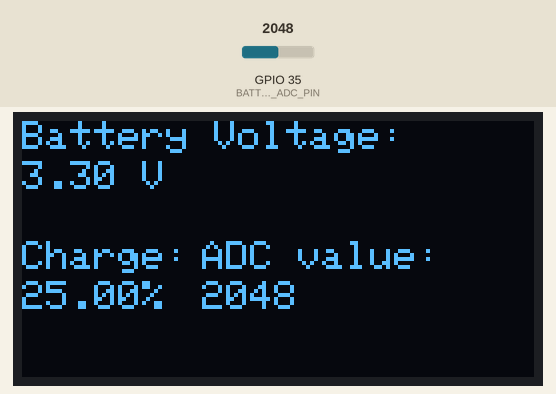
A sketch run on a simulated ESP32. Shown: 128×64 one-colour display. Inputs (shaded band) come from the test bench; at power-on: GPIO 35 (BATTERY_ADC_PIN) = 2048. What the sketch prints to the serial monitor is not drawn.

Above: at 1.2 s.
1.3 s: GPIO 35 (BATTERY_ADC_PIN) set to 2866
At 3.3 s:
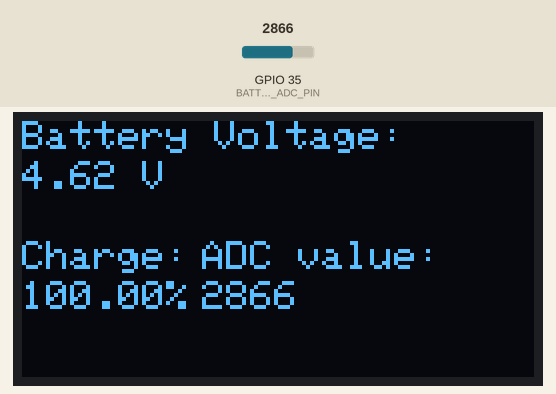
3.6 s: GPIO 35 (BATTERY_ADC_PIN) set to 3603
At 4.6 s:
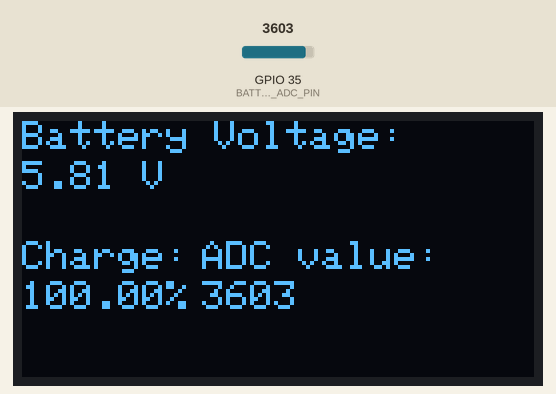
5.7 s: GPIO 35 (BATTERY_ADC_PIN) set to 4095
At 6.8 s:
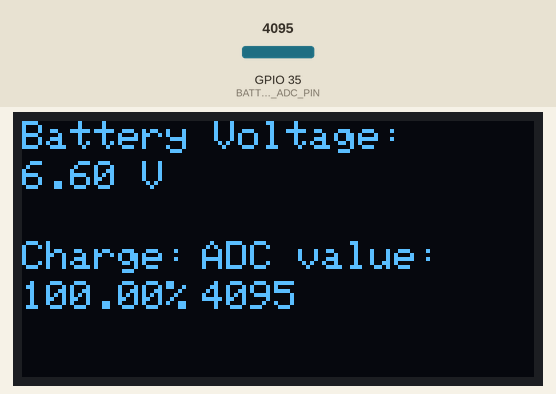
Timing chart, 0 to 8.7 s (numbered marks = the images above; inputs shaded):
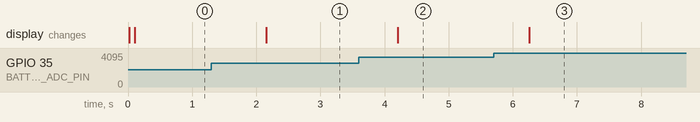

The sketch:

sketch_jan27a.ino
```cpp
#include <Wire.h>
#include <Adafruit_GFX.h>
#include <Adafruit_SSD1306.h>

// OLED display dimensions
#define SCREEN_WIDTH 128
#define SCREEN_HEIGHT 64
#define SDA 21
#define SCL 22
#define OLED_RST -1

// Create an OLED display object
Adafruit_SSD1306 display(SCREEN_WIDTH, SCREEN_HEIGHT, &Wire, OLED_RST);

// Battery ADC pin and constants
#define BATTERY_ADC_PIN 35 // Pin para leer el voltaje de la batería
#define ADC_MAX 4095.0
#define ADC_VOLTAGE 3.3

// Battery voltage range
#define BATTERY_MIN_VOLTAGE 3.0 // Ajusta según las especificaciones de tu batería
#define BATTERY_MAX_VOLTAGE 4.2


void setup() {

  Serial.begin(115200);

  pinMode(OLED_RST, OUTPUT);
  digitalWrite(OLED_RST, LOW);
  delay(20);
  digitalWrite(OLED_RST, HIGH);

  Wire.begin(SDA, SCL);
  if (!display.begin(SSD1306_SWITCHCAPVCC, 0x3C, false, false)) {
    Serial.println("SSD1306 allocation failed");
    for (;;);
  }
  display.clearDisplay();
  display.setTextColor(WHITE);
  display.setTextSize(1);
  display.setCursor(0,0);
  display.display();

  // Configure ADC pin
  pinMode(BATTERY_ADC_PIN, INPUT);
}

void loop() {
  display.clearDisplay();

  // Leer el valor del ADC
  int adcValue = analogRead(BATTERY_ADC_PIN);

  // Calcular el voltaje de la batería
  float voltage = (adcValue / ADC_MAX) * ADC_VOLTAGE * 2;

  // Mapear el voltaje a un porcentaje
  float batteryPercentage = map(voltage * 100, BATTERY_MIN_VOLTAGE * 100, BATTERY_MAX_VOLTAGE * 100, 0, 100);
  batteryPercentage = constrain(batteryPercentage, 0, 100);


  // Mostrar información en el monitor serial
  Serial.print("ADC Value: ");
  Serial.print(adcValue);
  Serial.print(" | Voltage: ");
  Serial.print(voltage, 2);
  Serial.print("V | Battery: ");
  Serial.print(batteryPercentage);

  // Mostrar en pantalla OLED
  display.setCursor(0, 0);
  display.print("Battery Voltage:");
  display.setCursor(0, 10);
  display.print(voltage, 2);
  display.print(" V");

  display.setCursor(0, 30);
  display.print("Charge:");
  display.setCursor(0, 40);
  display.print(batteryPercentage);
  display.print("%");

  display.setCursor(45, 30);
  display.print("ADC value:");
  display.setCursor(45, 40);
  display.print(adcValue);
  display.display();

  // Esperar antes de leer nuevamente
  delay(1000);
}
```

Measured:
- after the input at 1.3 s, the display: changes after 0.85 s (image 1)
- after the input at 3.6 s, the display: changes after 0.61 s (image 2)
- after the input at 5.7 s, the display: changes after 0.56 s (image 3)
